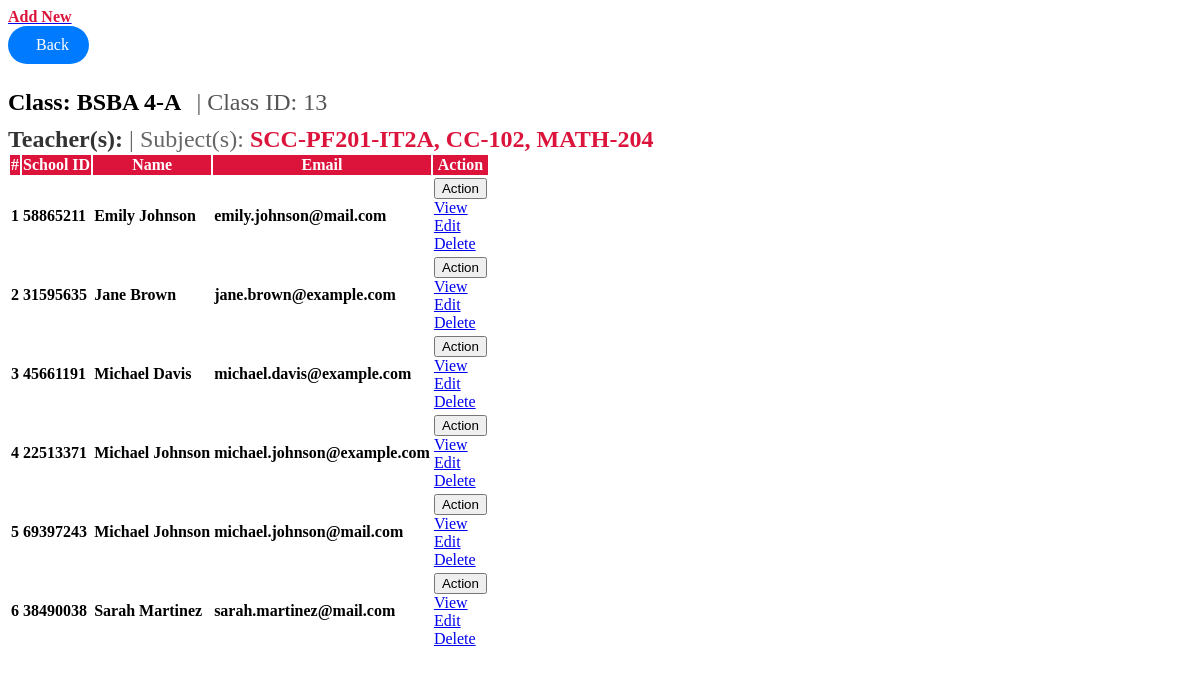
The page /admin/students.php?id=13 on the database as committed earlier.
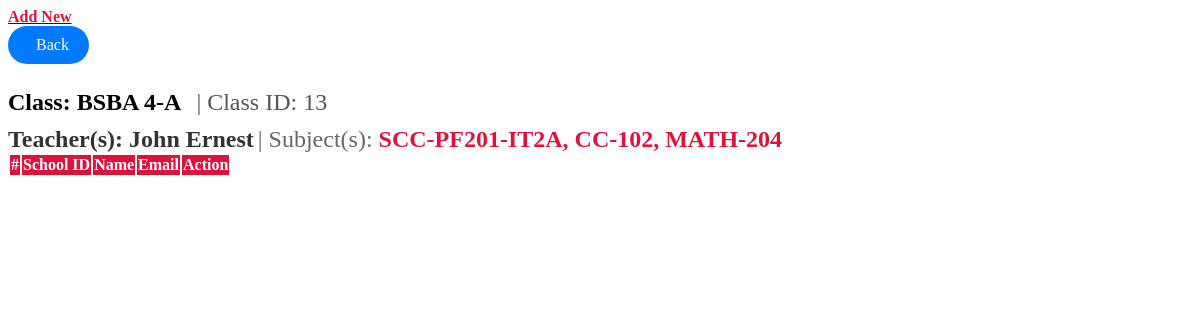
The same page on the database as committed later.
### tables this page shows
CREATE TABLE `student_list` (
  `id` int(30) NOT NULL,
  `school_id` varchar(100) NOT NULL,
  `firstname` varchar(200) NOT NULL,
  `lastname` varchar(200) NOT NULL,
  `email` varchar(200) NOT NULL,
  `password` text NOT NULL,
  `class_id` int(30) NOT NULL,
  `avatar` text NOT NULL DEFAULT 'no-image-available.png',
  `date_created` datetime NOT NULL DEFAULT current_timestamp(),
  `status` varchar(10) NOT NULL
);

### admin/students.php (the view, shortened to what the changed rows need)
<?php include 'db_connect.php'; ?>
<?php
if (isset($_GET['id']) && is_numeric($_GET['id'])) {
    $id = intval($_GET['id']);
    $class_qry = $conn->prepare("SELECT c.id as class_id,
                                        concat(c.curriculum, ' ', c.level, '-', c.section) as class,
                                        c.faculty_id, c.subject_id
                                 FROM class_list c
                                 WHERE c.id = ?");
    $class_qry->bind_param("i", $id);
    $class_qry->execute();
    $result = $class_qry->get_result();
    if ($result->num_rows > 0) {
        $class_data = $result->fetch_assoc();
        $teacher_ids = explode(',', $class_data['faculty_id']);
        $teachers = [];
        if (!empty($teacher_ids)) {
            $teacher_id_placeholders = implode(',', array_fill(0, count($teacher_ids), '?'));
            $teacher_qry = $conn->prepare("SELECT firstname, lastname FROM faculty_list WHERE id IN ($teacher_id_placeholders)");
            $teacher_qry->bind_param(str_repeat('i', count($teacher_ids)), ...$teacher_ids);
            $teacher_qry->execute();
            $teacher_result = $teacher_qry->get_result();
            while ($teacher_row = $teacher_result->fetch_assoc()) {
                $teachers[] = $teacher_row['firstname'] . ' ' . $teacher_row['lastname'];
            }
        }
        $subject_ids = explode(',', $class_data['subject_id']);
        $subjects = [];
        if (!empty($subject_ids)) {
            $subject_id_placeholders = implode(',', array_fill(0, count($subject_ids), '?'));
            $subject_qry = $conn->prepare("SELECT code FROM subject_list WHERE id IN ($subject_id_placeholders)");
            $subject_qry->bind_param(str_repeat('i', count($subject_ids)), ...$subject_ids);
            $subject_qry->execute();
            $subject_result = $subject_qry->get_result();
            while ($subject_row = $subject_result->fetch_assoc()) {
                $subjects[] = $subject_row['code'];
            }
        }
    } else {
        $class_name = 'N/A';
        $class_id = 'N/A';
        $teachers = ['N/A'];
        $subjects = ['N/A'];
    }
} else {
    echo "No valid class ID specified.";
    exit;
}
?>
<div class="col-lg-12">
    <div class="card card-outline card-success">
        <div class="card-header">
            <div class="teacher-details">
                <span class="teacher-name" style="font-size: 24px;">Teacher(s): <?php echo implode(', ', $teachers); ?></span>
                <span class="subject-name" style="font-size: 24px;"> | Subject(s): <span style="color: #dc143c; font-weight: bold; font-size: 24px;"><?php echo implode(', ', $subjects); ?></span>
            </div>
        </div>
        <div class="card-body">
            <table class="table table-hover table-bordered" id="list">
                <thead>
                    <tr>
                        <th class="text-center">#</th>
                        <th>School ID</th>
                        <th>Name</th>
                        <th>Email</th>
                        <th>Action</th>
                    </tr>
                </thead>
                <tbody>
                    <?php
                    $i = 1;
                    $qry = $conn->prepare("SELECT s.*, concat(s.firstname, ' ', s.lastname) as name
                                            FROM student_list s
                                            INNER JOIN class_list e ON s.class_id = e.id
                                            WHERE e.id = ?
                                            ORDER BY concat(s.firstname,' ',s.lastname) ASC");
                    $qry->bind_param("i", $id);
                    $qry->execute();
                    $result = $qry->get_result();
                    while ($row = $result->fetch_assoc()): ?>
                    <tr>
                        <th class="text-center"><?php echo $i++ ?></th>
                        <td><b><?php echo $row['school_id'] ?></b></td>
                        <td><b><?php echo ucwords($row['name']) ?></b></td>
                        <td><b><?php echo $row['email'] ?></b></td>
                        <td class="text-center">
                            <button type="button" class="btn btn-default btn-sm btn-flat border-info wave-effect text-info dropdown-toggle" data-toggle="dropdown" aria-expanded="true">
                                Action
                            </button>
                            <div class="dropdown-menu">
                                <a class="dropdown-item view_student" href="javascript:void(0)" data-id="<?php echo $row['id'] ?>">View</a>
                                <a class="dropdown-item" href="./index.php?page=edit_student&id=<?php echo $row['id'] ?>">Edit</a>
                                <a class="dropdown-item delete_student" href="javascript:void(0)" data-id="<?php echo $row['id'] ?>">Delete</a>
                            </div>
                        </td>
                    </tr>
                    <?php endwhile; ?>
                </tbody>
            </table>
        </div>
    </div>
</div>

Rows that differ between the two databases and show on the page:
removed student_list: school "58865211", name "Emily Johnson", email "emily.johnson@mail.com"
removed student_list: school "31595635", name "Jane Brown", email "jane.brown@example.com"
removed student_list: school "45661191", name "Michael Davis", email "michael.davis@example.com"
removed student_list: school "22513371", name "Michael Johnson", email "michael.johnson@example.com"
removed student_list: school "69397243", name "Michael Johnson", email "michael.johnson@mail.com"
removed student_list: school "38490038", name "Sarah Martinez", email "sarah.martinez@mail.com"
Other text that changed with them:
implode(', ', $teachers): (not shown) → "John Ernest"
